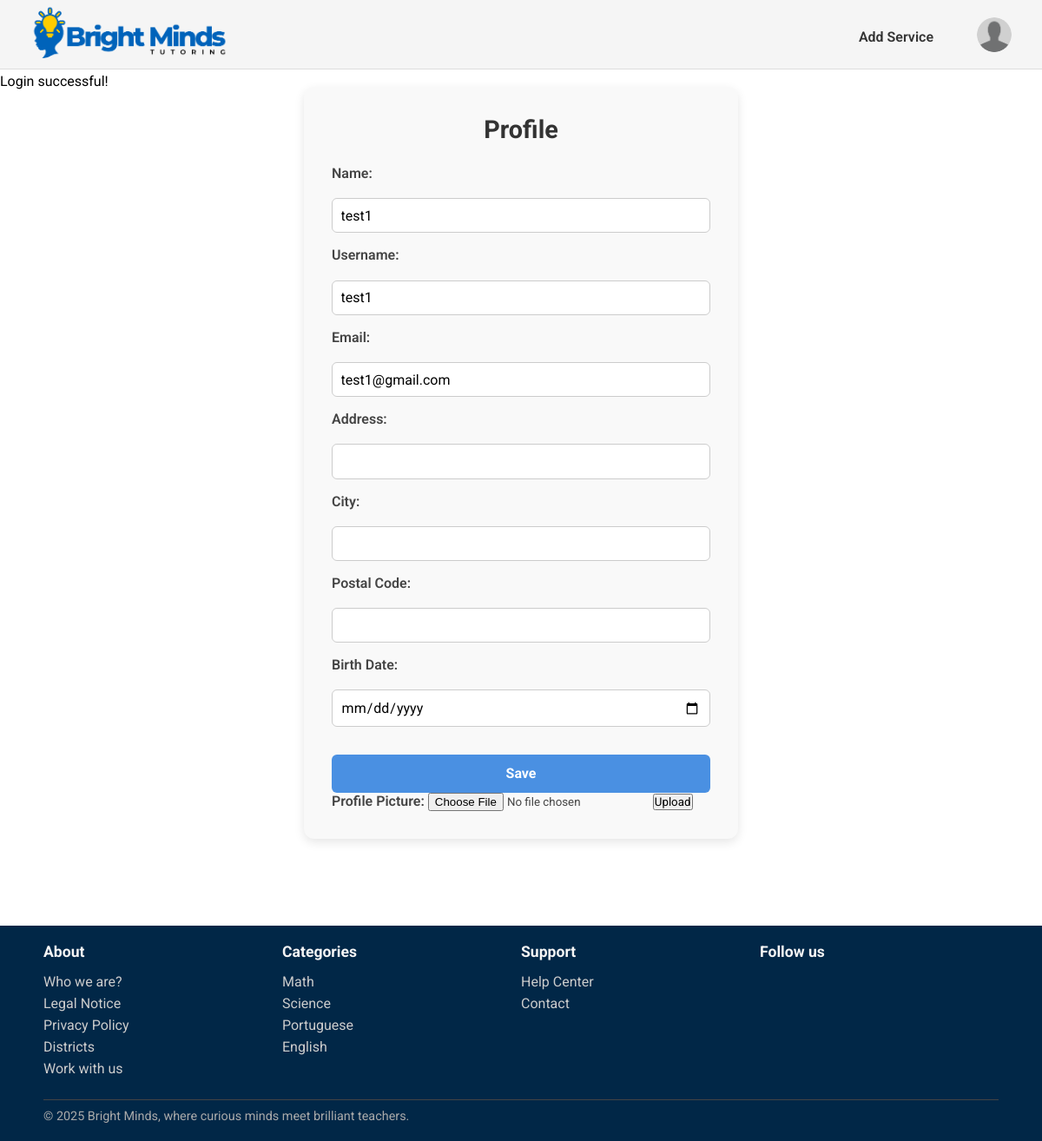
Page /pages/profile.php (signed in) on the committed database.
### tables this page shows
CREATE TABLE User (
    user_id INTEGER PRIMARY KEY,
    username TEXT UNIQUE NOT NULL,
    name TEXT NOT NULL,
    birth_date DATE,
    email TEXT UNIQUE NOT NULL,
    password TEXT NOT NULL,
    usertype TEXT CHECK(usertype IN ('student', 'tutor', 'admin')) NOT NULL,
    address TEXT,
    postal_code TEXT,
    city TEXT,
    registration_date DATE NOT NULL
);

CREATE TABLE Category(
    category_name TEXT PRIMARY KEY
);

### pages/profile.php (called while the page is built)
<?php
    require_once(__DIR__. '/../templates/common.tpl.php');
    require_once(__DIR__. '/../templates/user.tpl.php');
    require_once(__DIR__.'/../database/connection.db.php');
    require_once(__DIR__.'/../database/categories.php');
    $session = new Session();
    $db = getDatabaseConnection();
    $categories  = getAllCategories($db);
    $user = User::getUserbyId($db,intval($session->getId()));
    drawHeader($session);
    drawEditProfile($user);
    drawFooter($categories);
?>

### utils/session.php (called while the page is built, shortened)
<?php
  class Session {
    private array $messages;
    public function __construct() {
      $this->messages = isset($_SESSION['messages']) ? $_SESSION['messages'] : array();
    }
    public function isLoggedIn() : bool {
      return isset($_SESSION['id']);
    }
    public function getId() : ?int {
      return isset($_SESSION['id']) ? $_SESSION['id'] : null;
    }
    public function getUserType() : ?string {
      return isset($_SESSION['user_type']) ? $_SESSION['user_type'] : null;
    }
    public function getMessages() {
      return $this->messages;
    }
  }
?>

### database/user.class.php (called while the page is built, shortened)
<?php
  class User {
    public function __construct(int $id, string $username, string $name, string $email, string $password, string $user_type, string $registration_date, ?string $birth_date, ?string $address, ?string $postal_code, ?string $city) {
      $this->username = $username;
      $this->name= $name;
      $this->email = $email;
      $this->birth_date= $birth_date;
      $this->address = $address;
      $this->postal_code = $postal_code;
      $this->city=$city;
    }
    static function getUserbyId(PDO $db, int $id) : User {
      $stmt = $db->prepare('SELECT * FROM User WHERE user_id = ?');
      $stmt->execute(array($id));
      $user = $stmt->fetch();
      return new User(
          intval($user['user_id']),
          $user['username'],
          $user['name'],
          $user['email'],
          $user['password'],
          $user['usertype'],
          $user['registration_date'],
          $user['birth_date'],
          $user['address'],
          $user['postal_code'],
          $user['city']
        );
    }
  }
?>

### database/categories.php (called while the page is built)
<?php
  function getAllCategories($db) {
    $stmt = $db->prepare('SELECT category_name
                          FROM Category');
    $stmt->execute();
    return $stmt->fetchAll();
  }
?>

### templates/user.tpl.php (the view, shortened to what this page needs)
<?php
  require_once(__DIR__. '/../utils/session.php');
  require_once(__DIR__.'/../database/user.class.php');
?>
<?php function drawEditProfile(User $user){ ?>
  <section id="editProfile">
    <h2>Profile</h2>
    <form action="../actions/action_edit_profile.php" method="post" class="profile">
        <label for="name">Name:</label>
        <input id="name" type="text" name="name" value="<?=htmlspecialchars($user->name)?>">
        <label for="username">Username:</label>
        <input id="username" type="text" name="username" value="<?=htmlspecialchars($user->username)?>">
        <label for="email">Email:</label>
        <input id="email" type="text" name="email" value="<?=htmlspecialchars($user->email)?>">
        <label for="address">Address:</label>
        <input id="address" type="text" name="address" value="<?=htmlspecialchars($user->address)?>">
        <label for="city">City:</label>
        <input id="city" type="text" name="city" value="<?=htmlspecialchars($user->city)?>">
        <label for="postal_code">Postal Code:</label>
        <input id="postal_code" type="text" name="postal_code" value="<?=htmlspecialchars($user->postal_code)?>">
        <label for="birth_date">Birth Date:</label>
        <input id="birth_date" type="date" name="birth_date" value="<?=htmlspecialchars($user->birth_date)?>">
        <button type="submit">Save</button>
    </form>
    <form action="../actions/uploadProfileImage.action.php" method="post" enctype="multipart/form-data">
        <label>Profile Picture: <input type="file" name="image"></label>
        <input type="submit" value="Upload">
    </form>
  </section>
<?php } ?>

### templates/common.tpl.php (shortened to what this page needs)
<?php
    require_once(__DIR__. '/../utils/session.php');
    require_once(__DIR__.'/../database/user.class.php');
?>
<?php function drawHeader(Session $session){ ?>
    <!DOCTYPE html>
    <html>
        <head>
            <link rel="stylesheet" href="../css/style.css">
            <link rel="stylesheet" href="../css/profile.css">
            <link rel="stylesheet" href="../css/services.css">
        </head>
        <body>
            <header>
                <nav>
                    <a href="../pages/index.php"><img id="logo" src="../docs/BrightMinds_logo.png" alt="BrightMinds Logo"></a>
                    <?php
                        if($session->isLoggedIn()) drawUserNav($session);
                        else drawVisitorNav();
                    ?>
                </nav>
                <section id="messages">
                    <?php foreach ($session->getMessages() as $messsage) { ?>
                        <article class="<?=$messsage['type']?>">
                            <?=$messsage['text']?>
                        </article>
                    <?php } ?>
                </section>
            </header>
            <main>
<?php } ?>
<?php function drawUserNav(Session $session) { ?>
    <div class="user-nav">
        <?php if($session->getUserType()==='student'){ ?>
            <a href="../pages/become_freelancer.php">Become a Tutor</a>
        <?php } else{ ?>
            <a href="../pages/add_service.php">Add Service</a>
        <?php } ?>
        <div class="profile-dropdown">
            <button type="button" class="profile-button" onclick="toggleProfileMenu()">
                <img src="../docs/default_profile_image.png" alt="Profile image" class="profile-image">
            </button>
        </div>
    </div>
<?php } ?>
<?php function drawFooter(array $categories){ ?>
            </main>
            <footer>
                <div class="footer-content">
                    <section class="footer-column">
                        <h3>About</h3>
                        <ul>
                            <li><a href="">Who we are?</a></li>
                            <li><a href="">Legal Notice</a></li>
                            <li><a href="">Privacy Policy</a></li>
                            <li><a href="">Districts</a></li>
                            <li><a href="">Work with us</a></li>
                        </ul>
                    </section>
                    <section class="footer-column">
                        <h3>Categories</h3>
                        <ul>
                            <?php foreach($categories as $category){ ?>
                                <li>
                                    <a href=""><?=$category['category_name']?>
                                    </a>
                                </li>
                            <?php } ?>
                        </ul>
                    </section>
                    <section class="footer-column">
                        <h3>Support</h3>
                        <ul>
                            <li><a href="#">Help Center</a></li>
                            <li><a href="#">Contact</a></li>
                        </ul>
                    </section>
                    <section class="footer-column">
                        <h3>Follow us</h3>
                    </section>
                    <div class="footer-bottom">
                        <hr>
                        <p>© 2025 Bright Minds, where curious minds meet brilliant teachers.</p>
                    </div>
                </div>
            </footer>
        </body>
    </html>
<?php } ?>

### css/style.css (style rules this page uses)
* { font-family: "Roboto"; margin:0; padding:0; box-sizing: border-box; }
header { font-family: "Roboto"; font-style: normal; background-color:whitesmoke; border-bottom: 1px solid #ddd; height: 80px; width: 100%; position: fixed; top:0; left:0; }
nav { display: flex; align-items: center; justify-content: space-between; padding: 5px 35px; }
#logo { height:70px; width: auto; }
a { text-decoration:none; }
.visitor-nav-links li a, .user-nav a { color: #333; font-weight: 600; font-size: 16px; }
.user-nav { display: flex; align-items: center; gap: 50px; }
.user-nav > a { color: #333; font-weight: 600; font-size: 16px; }
.profile-button { background:none; border:none; cursor:pointer; padding:0; }
.profile-image { width: 40px; height: 40px; border-radius: 50%; object-fit: cover; }
.profile-dropdown { position: relative; }
footer { font-family: "Roboto", sans-serif; background-color: #012747; color: #fff; padding: 20px 50px; }
.footer-content { display:grid; grid-template-columns: repeat(4, 1fr); grid-template-rows: auto auto; row-gap: 20px; }
.footer-bottom { grid-column: 1 / -1; }
.footer-column h3 { font-size: 1.1rem; margin-bottom: 15px; color: #f5f5f5; }
.footer-column ul { list-style: none; }
.footer-column ul li { margin-bottom: 6px; }
.footer-column ul li a { text-decoration: none; color: #ccc; }
.footer-bottom { text-align: start; font-size: 0.9rem; color: #aaa; }
.footer-bottom hr { border: none; border-top: 1px solid #444; margin-bottom: 10px; }

### css/profile.css (style rules this page uses)
* { font-family: "Roboto"; margin:0; padding:0; box-sizing: border-box; }
#editProfile { font-family: 'Roboto', sans-serif; margin: 100px auto; max-width: 500px; padding: 2rem; background-color: #f9f9f9; border-radius: 12px; box-shadow: 0 4px 12px rgba(0, 0, 0, 0.1); }
#editProfile h2 { text-align: center; margin-bottom: 1.5rem; font-size: 1.8rem; color: #333; }
#editProfile form.profile { display: flex; flex-direction: column; gap: 1rem; }
#editProfile label { font-weight: 600; color: #444; margin-bottom: 0.2rem; }
#editProfile input[type="text"], #editProfile input[type="date"] { padding: 0.6rem; border: 1px solid #ccc; border-radius: 6px; font-size: 1rem; transition: border-color 0.3s ease; }
#editProfile button[type="submit"] { margin-top: 1rem; padding: 0.8rem; background-color: #4a90e2; color: white; border: none; border-radius: 6px; font-size: 1rem; font-weight: bold; cursor: pointer; transition: background-color 0.3s ease; }

### rows in the picture
user: name "test1", username "test1", email "test1@gmail.com"
category: category_name "Math"
category: category_name "Science"
category: category_name "Portuguese"
category: category_name "English"

### other values in the picture
$messsage['text'] "Login successful!"
